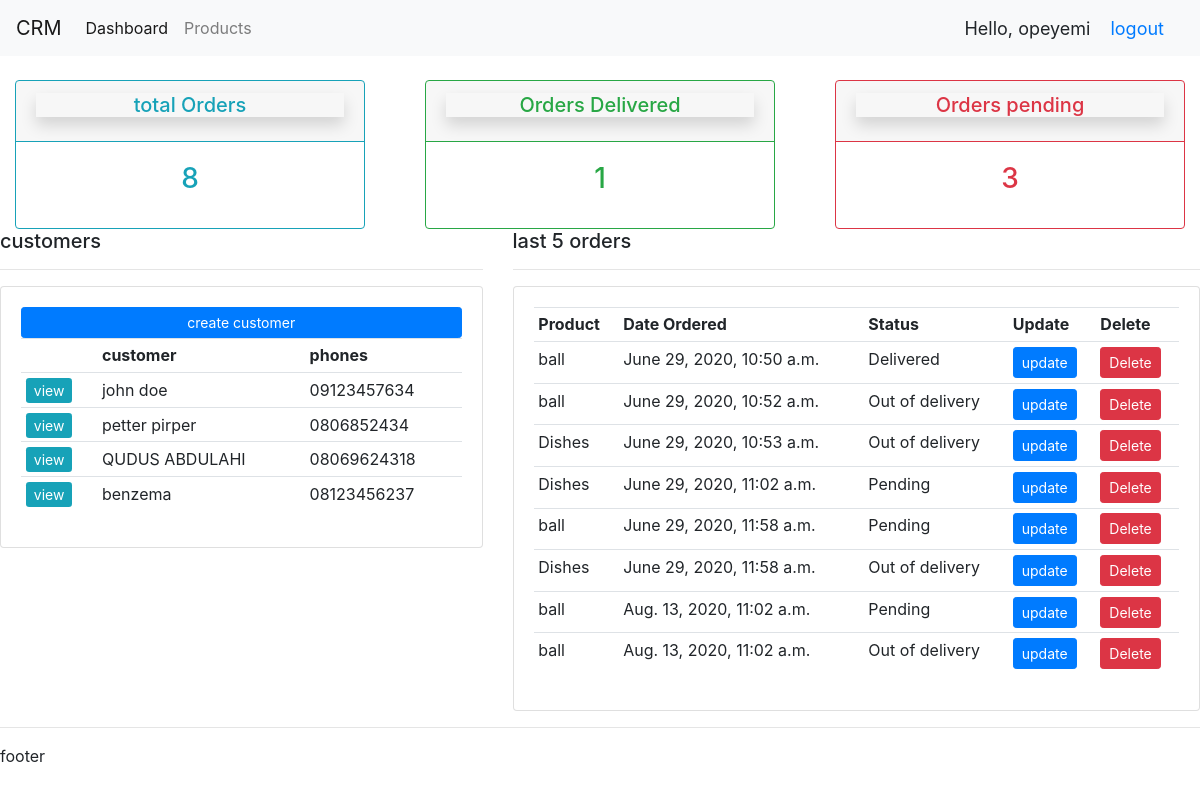
The app's page / (signed in) with its own data.
### accounts/models.py (models this page shows, shortened)
class  Customer(models.Model):
    user = models.OneToOneField(User, null=True, blank=True, on_delete=models.CASCADE)
    name = models.CharField(max_length=200, null=True)
    phone = models.CharField(max_length=200, null=True)
    email = models.CharField(max_length=200, null=True)
    profile_pic = models.ImageField(default="bgImage.jpg", null=True, blank=True)
    date_created = models.DateTimeField(auto_now_add=True, null=True)

class Order(models.Model):
    STATUS= (
        ('Pending', 'pending'),
        ('Out of delivery','Out of delivery'),
        ('Delivered','Delivered')
        )
    Customer = models.ForeignKey(Customer, null=True, on_delete=models.SET_NULL)
    Product = models.ForeignKey(Product, null=True, on_delete=models.SET_NULL)
    date_created = models.DateTimeField(auto_now_add=True, null=True)
    status = models.CharField(max_length=200, null=True, choices=STATUS)
    note = models.CharField(max_length=1000, null=True)

class Product(models.Model):
    CATEGOTY=(
        ('Indoor', 'Indoor'),
        ('Out Door', 'Out Door')
    )
    name = models.CharField(max_length= 200, null=True)
    price = models.FloatField(null=True)
    category = models.CharField(max_length= 200, null=True, choices=CATEGOTY)
    description = models.CharField(max_length= 200, null=True, blank=True)
    date_created = models.DateTimeField(auto_now_add=True, null=True)
    tags = models.ManyToManyField(Tags)
    def  __str__(self):
        return self.name

### accounts/decorators.py (the view)
    def wrapper_function(request, *args, **kwargs):
        group = None
        if request.user.groups.exists():
            group = request.user.groups.all()[0].name
        if group == 'customer':
            return redirect('user')
        if group == 'admin':
            return view_func(request, *args, **kwargs)

### accounts/views.py (called while the page is built)
@login_required(login_url='login')
@admin_only
def home(request):
    customers = Customer.objects.all()
    orders = Order.objects.all()
    total_customers = customers.count()
    total_orders = orders.count()
    delivered = orders.filter(status='Delivered').count()
    pending = orders.filter(status='Pending').count()
    context={
        'customers': customers ,
        'orders': orders,
        'total_orders':total_orders,
        'delivered':delivered,
        'pending': pending,
    }
    return render(request, 'accounts/dashboard.html', context)

### accounts/templates/accounts/dashboard.html
{% extends 'accounts/base.html' %}
{% block content%}
{% include 'accounts/status.html' %}
        <div class="row">
                <div class="col-lg-5">
                        <h5>customers</h5>
                    <hr>
                    <div class="card card-body">
                        <a class="btn btn-primary btn-sm btn-block" href="">create customer</a>
                        <table class="table table-sm">
                            <tr>
                                <th></th>
                                <th>customer</th>
                                <th>phones</th>
                            </tr>
                            {% for customer in customers %}
                            <tr>
                                <td ><a class="btn-sm btn-info" href="{% url 'customer' customer.id %}">view</a></td>
                                <td>{{customer.name}}</td>
                                <td>{{customer.phone}}</td>
                            </tr>
                            {%endfor%}
                        </table>
                    </div>
                  </div>
          <div class="col-lg-7">
                <h5>last 5 orders</h5>
                <hr>
                <div class="card card-body">
                    <table class="table table-sm">
                        <tr>
                            <th>Product</th>
                            <th>Date Ordered</th>
                            <th>Status</th>
                            <th>Update</th>
                            <th>Delete</th>
                        </tr>
                        {% for order in orders %}
                        <tr>
                            <td>{{order.Product}}</td>
                            <td>{{order.date_created}}</td>
                            <td>{{order.status}}</td>
                            <td><a class="btn btn-primary btn-sm" href="{% url 'update_order' order.id %}">update</a></td>
                            <td><a class="btn btn-danger btn-sm" href="{% url 'delete_order' order.id %}" >Delete</a></td>
                        </tr>
                        {%endfor%}
                    </table>
                </div>
          </div>
        </div>
{% endblock%}

### accounts/templates/accounts/base.html (shortened to what this page needs)
{% load static %}
<!DOCTYPE html>
<html lang="en">
<head>
    <link rel="stylesheet" href="{% static 'css/bootsrap.css' %}">
</head>
<body>
    {% include 'accounts/nav.html'%}
    {% block content%}
    {% endblock%}
    <hr>
    <footer>footer</footer>
</body>
</html>

### accounts/templates/accounts/nav.html (shortened to what this page needs)
<nav class="navbar navbar-expand-lg navbar-light bg-light">
    <a class="navbar-brand" href="{% url 'home' %}">CRM</a>
    <div class="collapse navbar-collapse" id="navbarNav">
      <ul class="navbar-nav">
        {% if request.user.is_staff %}
        <li class="nav-item active">
          <a class="nav-link" href="{% url 'home' %}">Dashboard</a>
        </li>
        <li class="nav-item">
          <a class="nav-link" href="{% url 'product' %}">Products</a>
        </li>
        {% else %}
        <li class="nav-item">
          <a class="nav-link" href="{% url 'account' %}">Settings</a>
        </li>
        {% endif %}
      </ul>
    </div>
    <Span class="hello-mg">Hello, {{request.user}} </Span>
    <span class="hello-mg"><a  href="{%url 'logout' %}">logout</a></span>
  </nav>

### accounts/templates/accounts/status.html
<br>
<div class="row">
    <div class="col">
        <div class="col-md">
            <div class="card border-info text-center">
                <div class="card-header border-info">
                    <h5 class="card-title shadow text-info ">total Orders</h5>
                </div>
                <div class="card-body">
                    <h3 class="card-title text-info ">{{total_orders}}</h3>
                </div>
            </div>
        </div>
    </div>
        <div class="col">
            <div class="col-md">
                <div class="card text-center border-success">
                    <div class="card-header border-success">
                        <h5 class="card-title  shadow text-success">Orders Delivered</h5>
                    </div>
                    <div class="card-body">
                        <h3 class="card-title text-success">{{delivered}}</h3>
                    </div>
                </div>
            </div>
        </div>
            <div class="col">
                <div class="col-md">
                    <div class="card text-center border-danger">
                        <div class="card-header border-danger">
                            <h5 class="card-title  shadow text-danger">Orders pending</h5>
                        </div>
                        <div class="card-body">
                            <h3 class="card-title text-danger">{{pending}}</h3>
                        </div>
                    </div>
                </div>
            </div>
        </div>

### accounts/templates/accounts/nav.html (style rules this page uses)
.hello-mg { font-size: 18px; margin-right: 20px; }

### records on screen
Customer: name "john doe", phone "09123457634"
Customer: name "petter pirper", phone "0806852434"
Customer: name "QUDUS ABDULAHI", phone "08069624318"
Customer: name "benzema", phone "08123456237"
Order: Product "ball", date_created "June 29, 2020, 10:50 a.m.", status "Delivered"
Order: Product "ball", date_created "June 29, 2020, 10:52 a.m.", status "Out of delivery"
Order: Product "Dishes", date_created "June 29, 2020, 10:53 a.m.", status "Out of delivery"
Order: Product "Dishes", date_created "June 29, 2020, 11:02 a.m.", status "Pending"
Order: Product "ball", date_created "June 29, 2020, 11:58 a.m.", status "Pending"
Order: Product "Dishes", date_created "June 29, 2020, 11:58 a.m.", status "Out of delivery"
Order: Product "ball", date_created "Aug. 13, 2020, 11:02 a.m.", status "Pending"
Order: Product "ball", date_created "Aug. 13, 2020, 11:02 a.m.", status "Out of delivery"

### other values on screen
{{ request.user }} "opeyemi"
{{ total_orders }} "8"
{{ delivered }} "1"
{{ pending }} "3"
